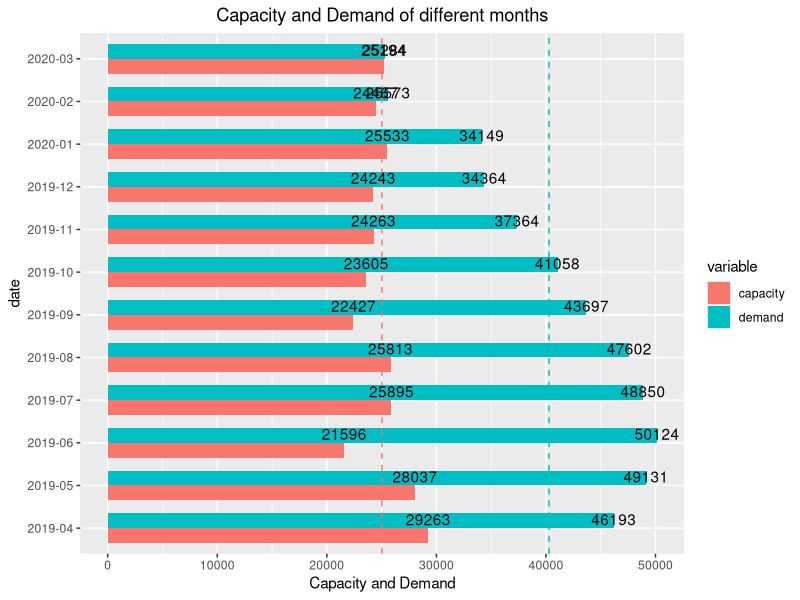

Here is the R script that generated this plot:
library(lubridate)
library(dplyr)
library(readr)
library(ggplot2)
require(reshape2)

q6_data <- read_csv("data/q6_data.csv")
colnames(q6_data) <- tolower(colnames(q6_data))
cap <- q6_data$capacity
dem <- q6_data$demand
q6_data <- melt(q6_data, id = "date")

q6_data %>%
  ggplot() +
  geom_bar(aes(x = date, y = value, fill = variable), width = 0.7, position = "dodge", stat = "identity") +
  coord_flip() +
  geom_hline(yintercept = mean(dem), linetype = "dashed", color = "#00bfc4") +
  geom_hline(yintercept = mean(cap), linetype = "dashed", color = "#f8766d") +
  theme(plot.title = element_text(hjust = 0.5)) +
  geom_text(aes(x = date, y = value, label = value), position = position_dodge(width = 0.9), vjust = -0.25) +
  labs(title = "Capacity and Demand of different months", x = "date", y = "Capacity and Demand")